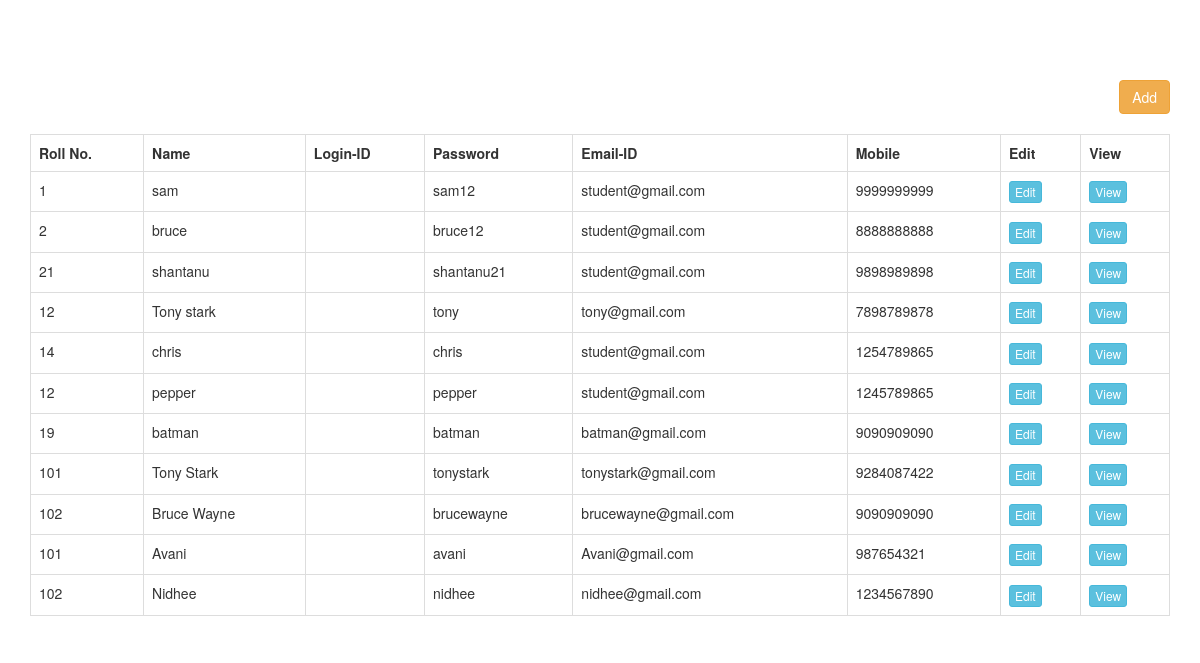
The page /i1.php on the database its author committed.
### tables this page shows
CREATE TABLE `students` (
  `sid` bigint(255) NOT NULL,
  `ssrno` int(10) DEFAULT NULL,
  `sname` text,
  `sstd` tinyint(1) DEFAULT NULL,
  `sdiv` text,
  `spassword` varchar(100) DEFAULT NULL,
  `semail` varchar(1000) DEFAULT NULL,
  `smnum` bigint(10) DEFAULT NULL,
  `school_id` bigint(255) DEFAULT NULL
);

### i1.php (the view, shortened to what this page needs)
<?php
 include "connect.php";
 $query = "SELECT * FROM students";
 $result = mysqli_query($conn, $query);
 ?>
 <!DOCTYPE html>
 <html>
      <head>
           <link rel="stylesheet" href="https://maxcdn.bootstrapcdn.com/bootstrap/3.3.6/css/bootstrap.min.css" />
      </head>
      <body>
           <br /><br />
           <div class="container">
                <br />
                <div class="table-responsive">
                     <div align="right">
                          <button type="button" name="add" id="add" data-toggle="modal" data-target="#add_data_Modal" class="btn btn-warning">Add</button>
                     </div>
                     <br />
                     <div id="employee_table">
                          <table class="table table-bordered">
                               <tr>
                                    <th>Roll No.</th>
                                    <th>Name</th>
                                    <th>Login-ID</th>
                                    <th>Password</th>
                                    <th>Email-ID</th>
                                    <th>Mobile</th>
                                    <th>Edit</th>
                                    <th>View</th>
                               </tr>
                               <?php
                               while($row = mysqli_fetch_array($result))
                               {
                               ?>
                               <tr>
                                    <td><?php echo $row["ssrno"]; ?></td>
                                    <td><?php echo $row["sname"]; ?></td>
                                    <td><?php echo $row["sloginid"]; ?></td>
                                    <td><?php echo $row["spassword"]; ?></td>
                                    <td><?php echo $row["semail"]; ?></td>
                                    <td><?php echo $row["smnum"]; ?></td>
                                    <td><input type="button" name="edit" value="Edit" id="<?php echo $row["sid"]; ?>" class="btn btn-info btn-xs edit_data" /></td>
                                    <td><input type="button" name="view" value="View" id="<?php echo $row["sid"]; ?>" class="btn btn-info btn-xs view_data" /></td>
                               </tr>
                               <?php
                               }
                               ?>
                          </table>
                     </div>
                </div>
           </div>
      </body>
 </html>

### rows shown on the page
students: ssrno "1", sname "sam", spassword "sam12", semail "student@gmail.com", smnum "9999999999"
students: ssrno "2", sname "bruce", spassword "bruce12", semail "student@gmail.com", smnum "8888888888"
students: ssrno "21", sname "shantanu", spassword "shantanu21", semail "student@gmail.com", smnum "9898989898"
students: ssrno "12", sname "Tony stark", spassword "tony", semail "tony@gmail.com", smnum "7898789878"
students: ssrno "14", sname "chris", spassword "chris", semail "student@gmail.com", smnum "1254789865"
students: ssrno "12", sname "pepper", spassword "pepper", semail "student@gmail.com", smnum "1245789865"
students: ssrno "19", sname "batman", spassword "batman", semail "batman@gmail.com", smnum "9090909090"
students: ssrno "101", sname "Tony Stark", spassword "tonystark", semail "tonystark@gmail.com", smnum "9284087422"
students: ssrno "102", sname "Bruce Wayne", spassword "brucewayne", semail "brucewayne@gmail.com", smnum "9090909090"
students: ssrno "101", sname "Avani", spassword "avani", semail "Avani@gmail.com", smnum "987654321"
students: ssrno "102", sname "Nidhee", spassword "nidhee", semail "nidhee@gmail.com", smnum "1234567890"
